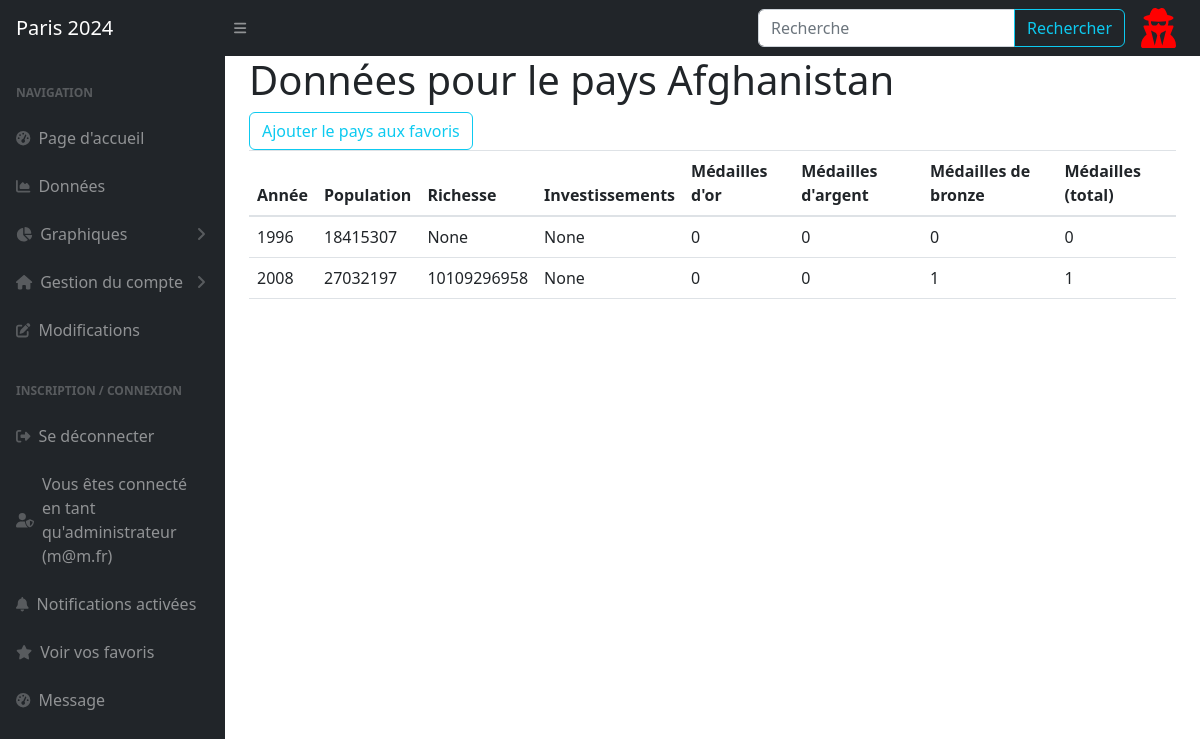
Screenshot of /donnees_pays/Afghanistan (signed in) with the database file from the repository.
### BASE_app/app/models/users.py (models this page shows, shortened)
class Users(UserMixin, db.Model):
    __tablename__ = "users"
    id = db.Column(db.Integer, primary_key=True, nullable=False, autoincrement=True)
    pseudo = db.Column(db.String(100), nullable=False)
    password = db.Column(db.String(100), nullable=False)
    mail = db.Column(db.String(100), nullable=False)
    administrateur = db.Column(db.Boolean, nullable=False, default=0)
    notifications = db.Column(db.Boolean, nullable=False, default=0)
    @login.user_loader
    def get_user_by_id(id):
        return Users.query.get(int(id))

### BASE_app/app/models/Jeux_Olympiques.py (models this page shows, shortened)
class Pays(db.Model):
    __tablename__ = "pays"
    noc = db.Column(db.String(3), primary_key=True, nullable=False, unique=True)
    nom = db.Column(db.String(100))
    latitude = db.Column(db.Float)
    longitude = db.Column(db.Float)
    formulaires = db.relationship('Formulaire', backref='pays', lazy=True)

class Medailles(db.Model):
    __tablename__ = "medailles"
    id_team = db.Column(db.String(45), db.ForeignKey('formulaire.id_team'), primary_key=True, nullable=False)
    gold_count = db.Column(db.Integer)
    silver_count = db.Column(db.Integer)
    bronze_count = db.Column(db.Integer)
    total = db.Column(db.Integer)

class Formulaire(db.Model):
    __tablename__ = "formulaire"
    id_team = db.Column(db.String(45), primary_key=True, nullable=False, unique=True)
    noc = db.Column(db.String(3), db.ForeignKey('pays.noc'), nullable=False)
    year = db.Column(db.Integer)
    donnees = db.relationship('Donnees', backref='formulaire', lazy=True)
    medailles = db.relationship('Medailles', backref='donnees', lazy=True)

class Donnees(db.Model):
    __tablename__ = "donnees"
    id_team = db.Column(db.String(45), db.ForeignKey('formulaire.id_team'),  primary_key=True, nullable=False)
    population = db.Column(db.Integer)
    richesse = db.Column(db.Float)
    investissement = db.Column(db.Float)

### BASE_app/app/routes/generales.py (the view)
@app.route("/donnees_pays/<nom_pays>")
def donnees_pays(nom_pays):
    donnees_du_pays = db.session.query(
        Formulaire.year,
        Medailles.total,
        Medailles.gold_count,
        Medailles.silver_count,
        Medailles.bronze_count,
        Donnees.population,
        Donnees.investissement,
        Donnees.richesse,
        Pays.nom) \
            .join(Donnees, Formulaire.id_team == Donnees.id_team) \
            .join(Medailles, Medailles.id_team == Donnees.id_team) \
            .join(Pays, Pays.noc == Formulaire.noc) \
            .filter(Pays.nom.ilike(f"%{nom_pays}%")).all()
    return render_template("pages/donnees_pays.html", nom_pays=nom_pays, donnees=donnees_du_pays)

### BASE_app/app/templates/pages/donnees_pays.html
{% extends "partials/conteneur.html" %}
{% block body %}
<h1>Données pour le pays {{ nom_pays }}</h1>
<form class="form-inline" action="{{ url_for('ajouter_favoris', nom_pays=nom_pays) }}" method="post">
    <button class="btn btn-outline-info" type="submit">Ajouter le pays aux favoris</button>
</form>
<table class="table">
    <thead>
        <tr>
            <th scope="col">Année</th>
            <th scope="col">Population</th>
            <th scope="col">Richesse</th>
            <th scope="col">Investissements</th>
            <th scope="col">Médailles d'or</th>
            <th scope="col">Médailles d'argent</th>
            <th scope="col">Médailles de bronze</th>
            <th scope="col">Médailles (total)</th>
        </tr>
    </thead>
    <tbody>
        {% for donnee in donnees %}
        <tr>
            <td scope="row">{{donnee.year}}</td>
            <td scope="row">{{donnee.population}}</td>
            <td scope="row">{{donnee.richesse}}</td>
            <td scope="row">{{donnee.investissement}}</td>
            <td scope="row">{{donnee.gold_count}}</td>
            <td scope="row">{{donnee.silver_count}}</td>
            <td scope="row">{{donnee.bronze_count}}</td>
            <td scope="row">{{donnee.total}}</td>
        </tr>
        {% endfor %}
    </tbody>
</table>
{% endblock %}

### BASE_app/app/templates/partials/conteneur.html (shortened to what this page needs)
<!DOCTYPE html>
<html lang="en">
<head>
    {% include "partials/css.html" %}
    <link href="https://cdn.jsdelivr.net/npm/simple-datatables@7.1.2/dist/style.min.css" rel="stylesheet" />
    <link href="/statics/css/styles_3.css" rel="stylesheet" />
</head>
<body class="sb-nav-fixed">
    <nav class="sb-topnav navbar navbar-expand navbar-dark bg-dark">
        <a class="navbar-brand ps-3" href="{{url_for('accueil')}}">Paris 2024</a>
        <button class="btn btn-link btn-sm order-1 order-lg-0 me-4 me-lg-0" id="sidebarToggle" href="#!"><i
                class="fas fa-bars"></i></button>
        <form class="d-none d-md-inline-block form-inline ms-auto me-0 me-md-3 my-2 my-md-0"
            action="{{ url_for('recherche_rapide')}}">
            <div class="input-group">
                <input class="form-control" type="search" name="chaine" placeholder="Recherche" aria-label="Recherche">
                <button class="btn btn-outline-info" type="submit">Rechercher</button>
            </div>
        </form>
        {% if current_user.is_authenticated %}
        {% if current_user.administrateur %}
            <i class="fas fa-user-secret icon-admin"></i>
        {% else %}
            <i class="fas fa-newspaper icon-journalist"></i>
        {% endif %}
    {% endif %}
    </nav>
    <div id="layoutSidenav">
        <div id="layoutSidenav_nav">
            <nav class="sb-sidenav accordion sb-sidenav-dark" id="sidenavAccordion">
                <div class="sb-sidenav-menu">
                    <div class="nav">
                        <div class="sb-sidenav-menu-heading">Navigation</div>
                        <a class="nav-link" href="{{url_for('accueil')}}">
                            <div class="sb-nav-link-icon"><i class="fas fa-tachometer-alt"></i></div>
                            Page d'accueil
                        </a>
                        <a class="nav-link" href="{{url_for('donnees')}}">
                            <div class="sb-nav-link-icon"><i class="fas fa-chart-area"></i></div>
                            Données
                        </a>
                        <a class="nav-link collapsed" data-bs-toggle="collapse" data-bs-target="#collapseLayouts"
                            aria-expanded="false" aria-controls="collapseLayouts">
                            <div class="sb-nav-link-icon"><i class="fas fa-chart-pie"></i></div>
                            Graphiques
                            <div class="sb-sidenav-collapse-arrow"><i class="fas fa-angle-down"></i></div>
                        </a>
                        <a class="nav-link collapsed" data-bs-toggle="collapse" data-bs-target="#users"
                        aria-expanded="false" aria-controls="users">
                         <div class="sb-nav-link-icon"><i class="fa-solid fa-house"></i></div>
                         Gestion du compte
                         <div class="sb-sidenav-collapse-arrow"><i class="fas fa-angle-down"></i></div>
                     </a>
                        <a class="nav-link">
                            <div class="sb-nav-link-icon"><i class="fas fa-edit"></i></div>
                            Modifications
                        </a>
                        <div class="sb-sidenav-menu-heading">Inscription / connexion</div>
                        {% if current_user.is_authenticated %}
                        {% if current_user.administrateur %}
                            <a class="nav-link" href="{{ url_for('deconnexion') }}">
                                <div class="sb-nav-link-icon"><i class="fas fa-sign-out-alt"></i></div>
                                Se déconnecter
                            </a>
                            <a class="nav-link">
                                <div class="sb-nav-link-icon"><i class="fas fa-user-shield"></i></div>
                                Vous êtes connecté en tant qu'administrateur ({{current_user.mail}})
                            </a>
                        {% endif %}
                        <a class="nav-link" href="{{ url_for('notifications') }}">
                            <div class="sb-nav-link-icon"><i class="fas fa-bell"></i></div>
                            {% if current_user.notifications %} Notifications activées {% else %} Notifications désactivées {% endif %}
                        </a>
                        <a class="nav-link" href="{{ url_for('favoris') }}">
                            <div class="sb-nav-link-icon"><i class="fas fa-star"></i></div>
                            Voir vos favoris
                        </a>
                    {% endif %}
                            <a class="nav-link" href="{{url_for('envoyer_courriel')}}">
                                <div class="sb-nav-link-icon"><i class="fas fa-tachometer-alt"></i></div>
                                Message
                            </a>
                    </div>
                </div>
            </nav>
        </div>
        <div id="layoutSidenav_content">
            <main>
                <div class="container-fluid px-4">
                    {% block body %}{% endblock %}
                </div>
        </div>
    </div>
</body>
</html>

### BASE_app/app/templates/partials/css.html (shortened to what this page needs)
        <link rel="stylesheet" href="https://cdn.jsdelivr.net/npm/bootstrap@4.0.0/dist/css/bootstrap.min.css">
<link rel="stylesheet" href="{{ url_for('static', filename='css/font-awesome.css')}}">

### rows the page displays
Users: mail "m@m.fr"
Pays: Nom "Afghanistan"
Medailles: year "1996", population "18415307", richesse "None", investissement "None", gold_count "0", silver_count "0", bronze_count "0", total "0"
Medailles: year "2008", population "27032197", richesse "10109296958", investissement "None", gold_count "0", silver_count "0", bronze_count "1", total "1"
